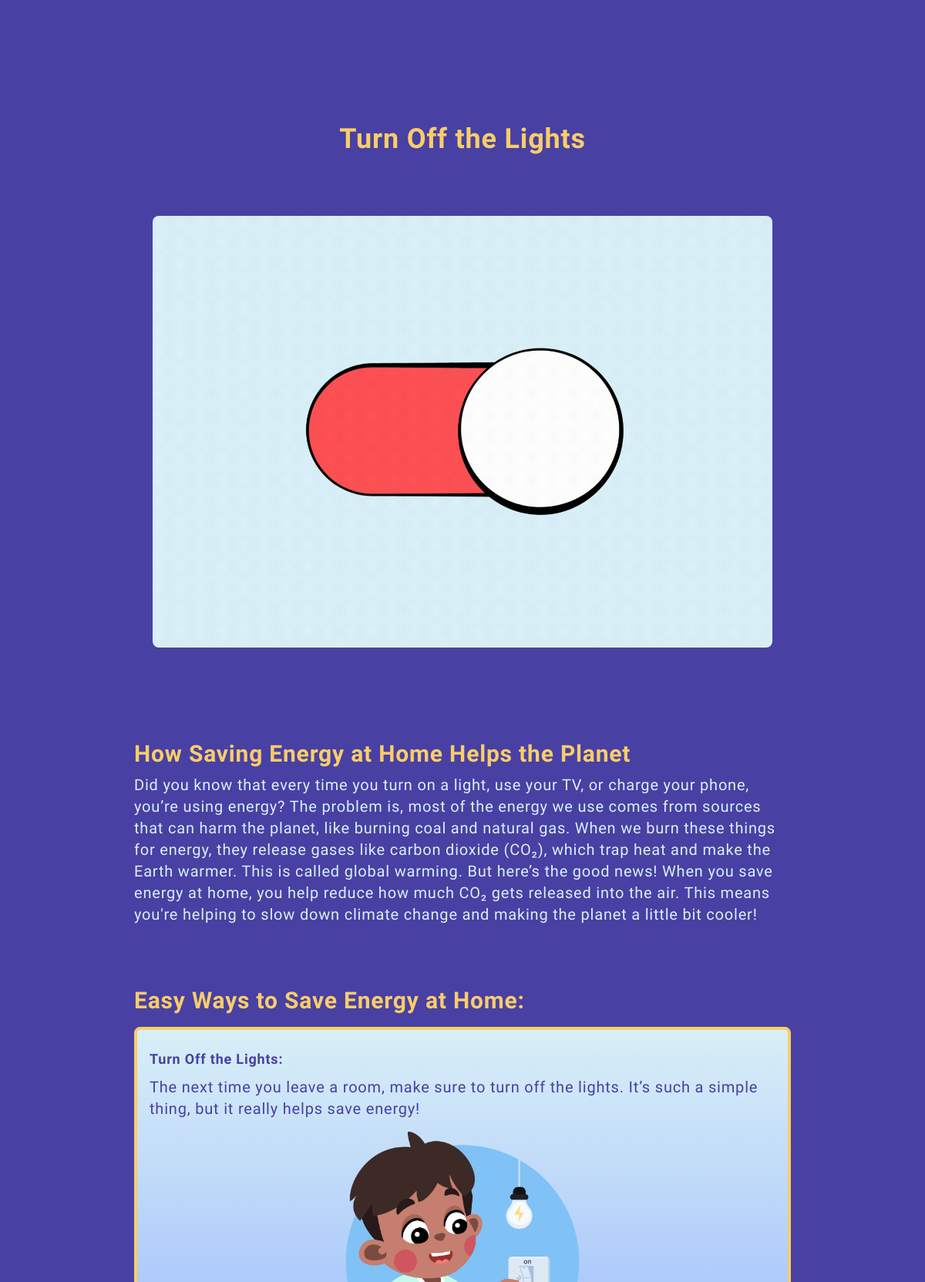
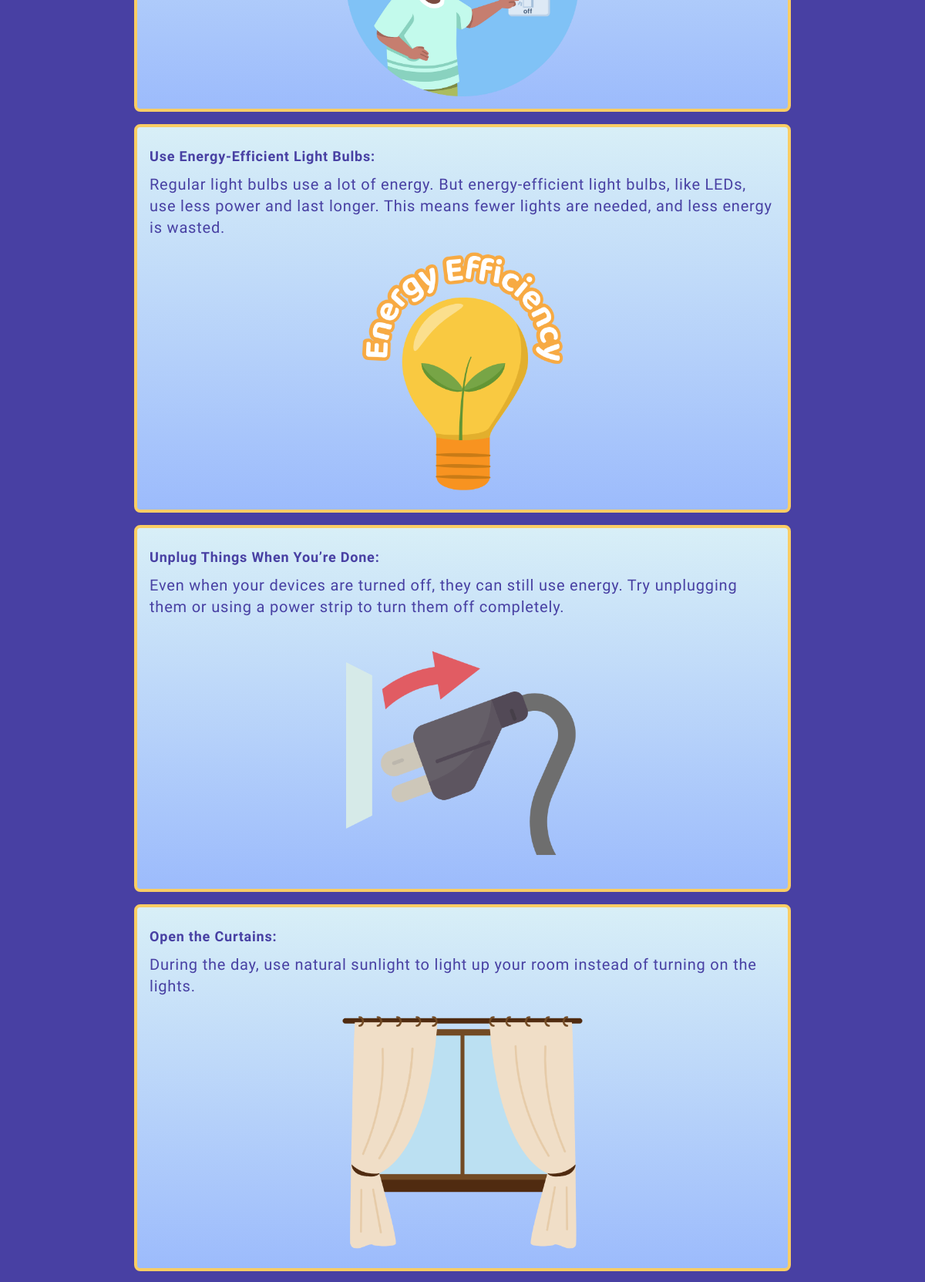
Screenshot of /articles/planet-protectors/subtopics/14/ (upper part) with the database file from the repository (2 pictures, top to bottom).
### myapp/models.py (models this page shows, shortened)
class Subtopic(models.Model):
    article = models.ForeignKey(Article, on_delete=models.CASCADE, related_name='subtopics')
    title = models.CharField(max_length=255)
    description = models.TextField(blank=True, null=True)
    image = models.ImageField(upload_to='subtopics/images/', blank=True, null=True)  # Add image field

class Activity(models.Model):
    subtopic = models.ForeignKey(Subtopic, on_delete=models.CASCADE, related_name='activities')
    title = models.CharField(max_length=255)
    description = models.TextField(blank=True, null=True)

class ActivityContent(models.Model):
    ACTIVITY_TYPES = [
        ('game', 'Game'),
        ('quiz', 'Quiz'),
        ('discussion', 'Discussion'),
    ]
    activity = models.ForeignKey(Activity, on_delete=models.CASCADE, related_name='contents')
    activity_type = models.CharField(max_length=50, choices=ACTIVITY_TYPES, default='game')
    title = models.CharField(max_length=255)
    content = RichTextField()
    image = models.ImageField(upload_to='activities/images/', blank=True, null=True)

### myapp/views.py (the view)
def subtopic_detail(request, article_slug, subtopic_id):
    article = get_object_or_404(Article, slug=article_slug)
    subtopic = get_object_or_404(Subtopic, id=subtopic_id, article=article)
    activities = subtopic.activities.all()
    return render(request, 'subtopic_detail.html', {
        'article': article,
        'subtopic': subtopic,
        'activities': activities
    })

### myapp/templates/subtopic_detail.html (shortened to what this page needs)
{% extends 'base.html' %} {% block content %}
<div class="flex flex-col items-center py-10 md:py-20">
  <section class="w-full h-full flex flex-col items-center justify-center">
    <h2
      class="text-3xl sm:text-4xl font-extrabold text-[#F9CD6A] pt-20 mb-8 text-center"
    >
      {{ subtopic.title }}
    </h2>
    <div
      class="flex flex-col items-center justify-center w-full md:w-3/4 md:p-8"
    >
      <div class="rounded-md p-4">
        <img
          src="{{ subtopic.image.url }}"
          alt="{{ subtopic.title }}"
          class="w-full h-[35rem] object-cover rounded-lg"
        />
      </div>
    </div>
    {% for activity in activities %}
    <div class="mt-8 p-6 w-full md:w-3/4">
      <h3 class="text-3xl font-semibold text-[#F9CD6A]">
        {{ activity.title }}
      </h3>
      <p class="text-[#D8EFF7] text-xl mt-2">{{ activity.description }}</p>
      {% for content in activity.contents.all %}
      <div
        class="content-block mt-4 p-4 rounded-lg bg-gradient-to-b from-[#D8EFF7] to-[#9CBBFC] border-4 border-[#F9CD64]"
      >
        <div class="mt-2 text-[#4840A3]">
          <div class="text-lg font-bold">{{ content.title }}</div>
          <div class="mt-2 text-xl">
            {% if content.activity_type == 'game' %}
            <div class="game-content">{{ content.content|safe }}</div>
            {% else %} {{ content.content|safe }} {% if content.image %}
            <div class="flex justify-center mt-4">
              <img
                src="{{ content.image.url }}"
                alt=""
                class="h-[15rem] w-[15rem] sm:h-[20rem] sm:w-[20rem] object-cover rounded-lg"
              />
            </div>
            {% endif %} {% endif %}
          </div>
        </div>
      </div>
      {% endfor %}
    </div>
    {% endfor %}
  </section>
</div>
{% include "footer.html" %} {% endblock %}

### myapp/static/style.css (style rules this page uses)
body { font-family: "Bubblegum Sans", sans-serif; letter-spacing: 0.05rem; line-height: 1.5; }

### rows the page displays
Subtopic: title "Turn Off the Lights", image (picture)
Activity: title "How Saving Energy at Home Helps the Planet", description "Did you know that every time you turn on a light, use your TV, or charge your phone, you’re using energy? The problem is, most of the energy we use comes from sources that can harm the planet, like burning coal and natural gas. When we burn these things for energy, they release gases like carbon dioxide (CO₂), which trap heat and make the Earth warmer. This is called global warming. But here’s the good news! When you save energy at home, you help reduce how much CO₂ gets released into the air. This means you're helping to slow down climate change and making the planet a little bit cooler!"
Activity: title "Easy Ways to Save Energy at Home:"
ActivityContent: title "Turn Off the Lights:", content "The next time you leave a room, make sure to turn off the lights. It’s such a simple thing, but it really helps save energy!", image (picture)
ActivityContent: title "Use Energy-Efficient Light Bulbs:", content "Regular light bulbs use a lot of energy. But energy-efficient light bulbs, like LEDs, use less power and last longer. This means fewer lights are needed, and less energy is wasted.", image (picture)
ActivityContent: title "Unplug Things When You’re Done:", content "Even when your devices are turned off, they can still use energy. Try unplugging them or using a power strip to turn them off completely.", image (picture)
ActivityContent: title "Open the Curtains:", content "During the day, use natural sunlight to light up your room instead of turning on the lights.", image (picture)
